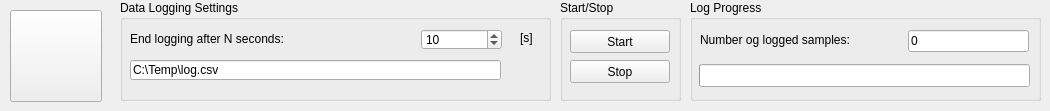
    <widget class="QWidget" name="tab_2">
     <attribute name="title">
      <string>CSV Logger</string>
     </attribute>
     <widget class="QGroupBox" name="groupBox_45">
      <property name="geometry">
       <rect>
        <x>120</x>
        <y>0</y>
        <width>431</width>
        <height>101</height>
       </rect>
      </property>
      <property name="title">
       <string>Data Logging Settings</string>
      </property>
      <widget class="QSpinBox" name="logEndTime">
       <property name="geometry">
        <rect>
         <x>301</x>
         <y>29</y>
         <width>81</width>
         <height>21</height>
        </rect>
       </property>
       <property name="minimum">
        <number>1</number>
       </property>
       <property name="maximum">
        <number>1200</number>
       </property>
       <property name="value">
        <number>10</number>
       </property>
      </widget>
      <widget class="QLabel" name="label_154">
       <property name="geometry">
        <rect>
         <x>10</x>
         <y>29</y>
         <width>181</width>
         <height>19</height>
        </rect>
       </property>
       <property name="text">
        <string>End logging after N seconds:</string>
       </property>
       <property name="alignment">
        <set>Qt::AlignLeading|Qt::AlignLeft|Qt::AlignVCenter</set>
       </property>
      </widget>
      <widget class="QLabel" name="label_153">
       <property name="geometry">
        <rect>
         <x>400</x>
         <y>28</y>
         <width>31</width>
         <height>19</height>
        </rect>
       </property>
       <property name="text">
        <string>[s]</string>
       </property>
       <property name="alignment">
        <set>Qt::AlignLeading|Qt::AlignLeft|Qt::AlignVCenter</set>
       </property>
      </widget>
      <widget class="QLineEdit" name="logFilePath">
       <property name="geometry">
        <rect>
         <x>10</x>
         <y>60</y>
         <width>371</width>
         <height>20</height>
        </rect>
       </property>
       <property name="text">
        <string>C:\Temp\log.csv</string>
       </property>
      </widget>
     </widget>
     <widget class="QGroupBox" name="groupBox_44">
      <property name="geometry">
       <rect>
        <x>690</x>
        <y>0</y>
        <width>351</width>
        <height>101</height>
       </rect>
      </property>
      <property name="title">
       <string>Log Progress</string>
      </property>
      <widget class="QProgressBar" name="logProgress">
       <property name="geometry">
        <rect>
         <x>9</x>
         <y>64</y>
         <width>331</width>
         <height>23</height>
        </rect>
       </property>
       <property name="layoutDirection">
        <enum>Qt::LeftToRight</enum>
       </property>
       <property name="minimum">
        <number>0</number>
       </property>
       <property name="value">
        <number>0</number>
       </property>
       <property name="textVisible">
        <bool>false</bool>
       </property>
      </widget>
      <widget class="QLabel" name="label_155">
       <property name="geometry">
        <rect>
         <x>10</x>
         <y>30</y>
         <width>181</width>
         <height>19</height>
        </rect>
       </property>
       <property name="text">
        <string>Number og logged samples:</string>
       </property>
       <property name="alignment">
        <set>Qt::AlignLeading|Qt::AlignLeft|Qt::AlignVCenter</set>
       </property>
      </widget>
      <widget class="QLineEdit" name="logSampleCount">
       <property name="geometry">
        <rect>
         <x>218</x>
         <y>30</y>
         <width>121</width>
         <height>22</height>
        </rect>
       </property>
       <property name="text">
        <string>0</string>
       </property>
       <property name="readOnly">
        <bool>true</bool>
       </property>
      </widget>
     </widget>
     <widget class="QGroupBox" name="groupBox_48">
      <property name="geometry">
       <rect>
        <x>560</x>
        <y>0</y>
        <width>121</width>
        <height>101</height>
       </rect>
      </property>
      <property name="title">
       <string>Start/Stop</string>
      </property>
      <widget class="QPushButton" name="btnStartLog">
       <property name="geometry">
        <rect>
         <x>10</x>
         <y>30</y>
         <width>100</width>
         <height>23</height>
        </rect>
       </property>
       <property name="text">
        <string>Start</string>
       </property>
      </widget>
      <widget class="QPushButton" name="btnStopLog">
       <property name="geometry">
        <rect>
         <x>10</x>
         <y>60</y>
         <width>100</width>
         <height>23</height>
        </rect>
       </property>
       <property name="text">
        <string>Stop</string>
       </property>
      </widget>
     </widget>
     <widget class="QPushButton" name="stopButtonB">
      <property name="geometry">
       <rect>
        <x>10</x>
        <y>10</y>
        <width>92</width>
        <height>92</height>
       </rect>
      </property>
      <property name="text">
       <string/>
      </property>
     </widget>
    </widget>
